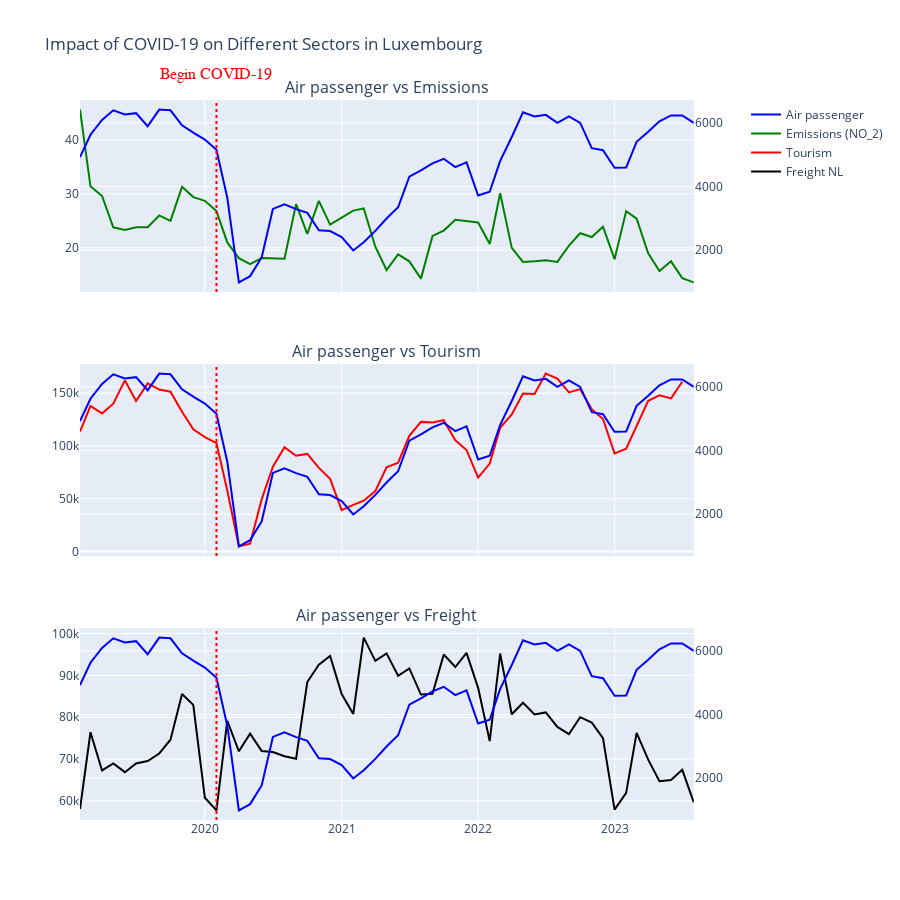

The notebook cell this image was saved under:
### Code cell
fig = make_subplots(rows=3, cols=1,
                    shared_xaxes=True,
                    subplot_titles=('Air passenger vs Emissions', 'Air passenger vs Tourism', 'Air passenger vs Freight'),
                    vertical_spacing=0.1,
                    specs=[[{'secondary_y': True}],
                           [{'secondary_y': True}],
                           [{'secondary_y': True}]])

# For Traffic vs Emissions
fig.add_trace(go.Scatter(
    x=traffic_LU['TIME_PERIOD'],
    y=traffic_LU['OBS_VALUE'],
    name='Air passenger',
    line=dict(color='blue'),
), row=1, col=1, secondary_y=True)

fig.add_trace(go.Scatter(
    x=emissions_LU['TIME_PERIOD'],
    y=emissions_LU['OBS_VALUE'],
    name="Emissions (NO_2)",
    line=dict(color='green'),
), row=1, col=1, secondary_y=False)

# For Traffic vs Tourism
fig.add_trace(go.Scatter(
    x=traffic_LU['TIME_PERIOD'],
    y=traffic_LU['OBS_VALUE'],
    showlegend=False,  
    line=dict(color='blue'),
), row=2, col=1, secondary_y=True)

fig.add_trace(go.Scatter(
    x=tourism_LU['TIME_PERIOD'],
    y=tourism_LU['OBS_VALUE'],
    name='Tourism',
    line=dict(color='red'),
), row=2, col=1, secondary_y=False)

# For Traffic vs Freight
fig.add_trace(go.Scatter(
    x=traffic_LU['TIME_PERIOD'],
    y=traffic_LU['OBS_VALUE'],
    showlegend=False, 
    line=dict(color='blue'),
), row=3, col=1, secondary_y=True)

fig.add_trace(go.Scatter(
    x=supply_LU['TIME_PERIOD'],
    y=supply_LU['OBS_VALUE'],
    name='Freight NL',
    line=dict(color='black'),
), row=3, col=1, secondary_y=False)

fig.update_layout(
    title_text='Impact of COVID-19 on Different Sectors in Luxembourg',
    height=900 
)

fig.add_vline(x='2020-02', line_width=2, line_color='red', line_dash='dot')
fig.add_annotation(
    dict(
        x='2020-02-01',
        y=1.05,  
        xref='x',
        yref='paper',
        text='Begin COVID-19',  
        showarrow=False,
        font=dict(
            family='Courier New, monospace',
            size=16,
            color='red'
        ),
        ax=0,  
        ay=0
    )
)

fig.show()

### Figure 1 — Plotly figure (JSON) as saved in the notebook; plotly's stock layout.template omitted (floating-point values rounded to 4 significant figures)
{"data": [{"line": {"color": "blue"}, "name": "Air passenger", "type": "scatter", "x": ["2019-02", "2019-03", "2019-04", "2019-05", "2019-06", "2019-07", "2019-08", "2019-09", "2019-10", "2019-11", "2019-12", "2020-01", "2020-02", "2020-03", "2020-04", "2020-05", "2020-06", "2020-07", "2020-08", "2020-09", "2020-10", "2020-11", "2020-12", "2021-01", "2021-02", "2021-03", "2021-04", "2021-05", "2021-06", "2021-07", "2021-08", "2021-09", "2021-10", "2021-11", "2021-12", "2022-01", "2022-02", "2022-03", "2022-04", "2022-05", "2022-06", "2022-07", "2022-08", "2022-09", "2022-10", "2022-11", "2022-12", "2023-01", "2023-02", "2023-03", "2023-04", "2023-05", "2023-06", "2023-07", "2023-08"], "xaxis": "x", "y": [4921, 5627, 6090, 6392, 6263, 6304, 5892, 6416, 6394, 5923, 5692, 5476, 5154, 3649, 987, 1184, 1770, 3295, 3438, 3288, 3173, 2627, 2599, 2408, 1991, 2246, 2604, 2993, 3349, 4310, 4505, 4726, 4870, 4610, 4757, 3715, 3834, 4806, 5555, 6332, 6200, 6251, 6000, 6201, 6000, 5206, 5141, 4587, 4595, 5405, 5721, 6046, 6232, 6231, 6001], "yaxis": "y2"}, {"line": {"color": "green"}, "name": "Emissions (NO_2)", "type": "scatter", "x": ["2019-02", "2019-03", "2019-04", "2019-05", "2019-06", "2019-07", "2019-08", "2019-09", "2019-10", "2019-11", "2019-12", "2020-01", "2020-02", "2020-03", "2020-04", "2020-05", "2020-06", "2020-07", "2020-08", "2020-09", "2020-10", "2020-11", "2020-12", "2021-01", "2021-02", "2021-03", "2021-04", "2021-05", "2021-06", "2021-07", "2021-08", "2021-09", "2021-10", "2021-11", "2021-12", "2022-01", "2022-02", "2022-03", "2022-04", "2022-05", "2022-06", "2022-07", "2022-08", "2022-09", "2022-10", "2022-11", "2022-12", "2023-01", "2023-02", "2023-03", "2023-04", "2023-05", "2023-06", "2023-07", "2023-08"], "xaxis": "x", "y": [45.6, 31.4, 29.6, 23.8, 23.3, 23.8, 23.8, 26, 25, 31.3, 29.4, 28.7, 26.8, 21, 18.1, 17, 18.1, 18.1, 18, 28.1, 22.6, 28.7, 24.3, 25.6, 26.9, 27.3, 20.2, 15.9, 18.8, 17.5, 14.3, 22.2, 23.2, 25.2, 25, 24.7, 20.7, 30.1, 20, 17.4, 17.5, 17.7, 17.4, 20.4, 22.7, 22, 23.9, 17.9, 26.8, 25.4, 19, 15.7, 17.5, 14.4, 13.6], "yaxis": "y"}, {"line": {"color": "blue"}, "showlegend": false, "type": "scatter", "x": ["2019-02", "2019-03", "2019-04", "2019-05", "2019-06", "2019-07", "2019-08", "2019-09", "2019-10", "2019-11", "2019-12", "2020-01", "2020-02", "2020-03", "2020-04", "2020-05", "2020-06", "2020-07", "2020-08", "2020-09", "2020-10", "2020-11", "2020-12", "2021-01", "2021-02", "2021-03", "2021-04", "2021-05", "2021-06", "2021-07", "2021-08", "2021-09", "2021-10", "2021-11", "2021-12", "2022-01", "2022-02", "2022-03", "2022-04", "2022-05", "2022-06", "2022-07", "2022-08", "2022-09", "2022-10", "2022-11", "2022-12", "2023-01", "2023-02", "2023-03", "2023-04", "2023-05", "2023-06", "2023-07", "2023-08"], "xaxis": "x2", "y": [4921, 5627, 6090, 6392, 6263, 6304, 5892, 6416, 6394, 5923, 5692, 5476, 5154, 3649, 987, 1184, 1770, 3295, 3438, 3288, 3173, 2627, 2599, 2408, 1991, 2246, 2604, 2993, 3349, 4310, 4505, 4726, 4870, 4610, 4757, 3715, 3834, 4806, 5555, 6332, 6200, 6251, 6000, 6201, 6000, 5206, 5141, 4587, 4595, 5405, 5721, 6046, 6232, 6231, 6001], "yaxis": "y4"}, {"line": {"color": "red"}, "name": "Tourism", "type": "scatter", "x": ["2019-02", "2019-03", "2019-04", "2019-05", "2019-06", "2019-07", "2019-08", "2019-09", "2019-10", "2019-11", "2019-12", "2020-01", "2020-02", "2020-03", "2020-04", "2020-05", "2020-06", "2020-07", "2020-08", "2020-09", "2020-10", "2020-11", "2020-12", "2021-01", "2021-02", "2021-03", "2021-04", "2021-05", "2021-06", "2021-07", "2021-08", "2021-09", "2021-10", "2021-11", "2021-12", "2022-01", "2022-02", "2022-03", "2022-04", "2022-05", "2022-06", "2022-07", "2022-08", "2022-09", "2022-10", "2022-11", "2022-12", "2023-01", "2023-02", "2023-03", "2023-04", "2023-05", "2023-06", "2023-07"], "xaxis": "x2", "y": [113587, 137919, 130801, 140075, 162121, 142506, 159260, 153436, 151362, 132456, 115794, 108279, 102674, 57725, 4827, 7312, 49383, 80293, 98734, 90673, 92424, 79246, 68853, 39161, 44140, 48097, 57215, 79832, 84126, 109584, 122786, 122169, 124383, 105333, 96173, 70055, 83343, 117248, 129863, 149629, 149168, 168530, 163851, 150731, 153816, 134697, 125558, 92909, 97454, 119230, 142798, 147992, 145066, 160798], "yaxis": "y3"}, {"line": {"color": "blue"}, "showlegend": false, "type": "scatter", "x": ["2019-02", "2019-03", "2019-04", "2019-05", "2019-06", "2019-07", "2019-08", "2019-09", "2019-10", "2019-11", "2019-12", "2020-01", "2020-02", "2020-03", "2020-04", "2020-05", "2020-06", "2020-07", "2020-08", "2020-09", "2020-10", "2020-11", "2020-12", "2021-01", "2021-02", "2021-03", "2021-04", "2021-05", "2021-06", "2021-07", "2021-08", "2021-09", "2021-10", "2021-11", "2021-12", "2022-01", "2022-02", "2022-03", "2022-04", "2022-05", "2022-06", "2022-07", "2022-08", "2022-09", "2022-10", "2022-11", "2022-12", "2023-01", "2023-02", "2023-03", "2023-04", "2023-05", "2023-06", "2023-07", "2023-08"], "xaxis": "x3", "y": [4921, 5627, 6090, 6392, 6263, 6304, 5892, 6416, 6394, 5923, 5692, 5476, 5154, 3649, 987, 1184, 1770, 3295, 3438, 3288, 3173, 2627, 2599, 2408, 1991, 2246, 2604, 2993, 3349, 4310, 4505, 4726, 4870, 4610, 4757, 3715, 3834, 4806, 5555, 6332, 6200, 6251, 6000, 6201, 6000, 5206, 5141, 4587, 4595, 5405, 5721, 6046, 6232, 6231, 6001], "yaxis": "y6"}, {"line": {"color": "black"}, "name": "Freight NL", "type": "scatter", "x": ["2019-02", "2019-03", "2019-04", "2019-05", "2019-06", "2019-07", "2019-08", "2019-09", "2019-10", "2019-11", "2019-12", "2020-01", "2020-02", "2020-03", "2020-04", "2020-05", "2020-06", "2020-07", "2020-08", "2020-09", "2020-10", "2020-11", "2020-12", "2021-01", "2021-02", "2021-03", "2021-04", "2021-05", "2021-06", "2021-07", "2021-08", "2021-09", "2021-10", "2021-11", "2021-12", "2022-01", "2022-02", "2022-03", "2022-04", "2022-05", "2022-06", "2022-07", "2022-08", "2022-09", "2022-10", "2022-11", "2022-12", "2023-01", "2023-02", "2023-03", "2023-04", "2023-05", "2023-06", "2023-07", "2023-08"], "xaxis": "x3", "y": [58043, 76393, 67274, 68931, 66857, 68943, 69511, 71319, 74620, 85552, 82935, 60761, 57725, 79147, 71846, 76048, 71931, 71681, 70660, 70055, 88397, 92550, 94613, 85524, 80764, 99005, 93447, 95231, 89873, 91647, 85396, 85585, 94963, 91977, 95366, 87004, 74290, 95177, 80692, 83436, 80645, 81133, 77676, 75962, 80002, 78710, 74978, 57913, 61900, 76229, 69838, 64681, 64998, 67410, 59641], "yaxis": "y5"}], "layout": {"annotations": [{"font": {"size": 16}, "showarrow": false, "text": "Air passenger vs Emissions", "x": 0.47, "xanchor": "center", "xref": "paper", "y": 1, "yanchor": "bottom", "yref": "paper"}, {"font": {"size": 16}, "showarrow": false, "text": "Air passenger vs Tourism", "x": 0.47, "xanchor": "center", "xref": "paper", "y": 0.6333, "yanchor": "bottom", "yref": "paper"}, {"font": {"size": 16}, "showarrow": false, "text": "Air passenger vs Freight", "x": 0.47, "xanchor": "center", "xref": "paper", "y": 0.2667, "yanchor": "bottom", "yref": "paper"}, {"ax": 0, "ay": 0, "font": {"color": "red", "family": "Courier New, monospace", "size": 16}, "showarrow": false, "text": "Begin COVID-19", "x": "2020-02-01", "xref": "x", "y": 1.05, "yref": "paper"}], "height": 900, "shapes": [{"line": {"color": "red", "dash": "dot", "width": 2}, "type": "line", "x0": "2020-02", "x1": "2020-02", "xref": "x", "y0": 0, "y1": 1, "yref": "y domain"}, {"line": {"color": "red", "dash": "dot", "width": 2}, "type": "line", "x0": "2020-02", "x1": "2020-02", "xref": "x2", "y0": 0, "y1": 1, "yref": "y3 domain"}, {"line": {"color": "red", "dash": "dot", "width": 2}, "type": "line", "x0": "2020-02", "x1": "2020-02", "xref": "x3", "y0": 0, "y1": 1, "yref": "y5 domain"}], "title": {"text": "Impact of COVID-19 on Different Sectors in Luxembourg"}, "xaxis": {"anchor": "y", "domain": [0, 0.94], "matches": "x3", "showticklabels": false}, "xaxis2": {"anchor": "y3", "domain": [0, 0.94], "matches": "x3", "showticklabels": false}, "xaxis3": {"anchor": "y5", "domain": [0, 0.94]}, "yaxis": {"anchor": "x", "domain": [0.7333, 1]}, "yaxis2": {"anchor": "x", "overlaying": "y", "side": "right"}, "yaxis3": {"anchor": "x2", "domain": [0.3667, 0.6333]}, "yaxis4": {"anchor": "x2", "overlaying": "y3", "side": "right"}, "yaxis5": {"anchor": "x3", "domain": [0, 0.2667]}, "yaxis6": {"anchor": "x3", "overlaying": "y5", "side": "right"}}}
